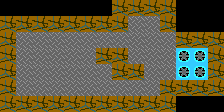

The image is a tile-based game level rendered from a .tmx file. Its description and complete source (layers, tilesets, objects, tile grids) follow:
An orthogonal 14x7 tile map with 16x16 px tiles, 1 tile layer (tiles), 2 tilesets and 5 objects.

<map version="1.10" tiledversion="1.10.2" orientation="orthogonal" renderorder="right-down" width="14" height="7" tilewidth="16" tileheight="16" infinite="0" nextlayerid="3" nextobjectid="8">
 <tileset firstgid="1" source="../../../../tools/soko/templateTiledProject/tilesheet.tsx" />
 <tileset firstgid="65" source="../../../../tools/soko/templateTiledProject/soko_entities.tsx" />
 <layer id="1" name="tiles" width="14" height="7">
  <data encoding="csv">
0,0,0,0,0,0,0,1,1,1,1,0,0,0,
1,1,1,1,1,1,1,1,2,2,1,0,0,0,
1,2,2,2,2,2,2,2,2,2,2,1,1,1,
1,2,2,2,2,2,1,1,2,2,2,3,3,1,
1,2,2,2,2,2,2,1,1,2,2,3,3,1,
1,2,2,2,2,2,2,2,2,2,1,1,1,1,
1,1,1,1,1,1,1,1,1,1,1,0,0,0
</data>
 </layer>
 <objectgroup id="2" name="entities">
  <object id="3" gid="66" x="32" y="80" width="16" height="16" />
  <object id="4" gid="66" x="48" y="64" width="16" height="16" />
  <object id="5" gid="66" x="64" y="64" width="16" height="16" />
  <object id="6" gid="66" x="48" y="80" width="16" height="16" />
  <object id="7" gid="65" x="32" y="64" width="16" height="16">
   <properties>
    <property name="gamemode" value="SOKO_CLASSIC" />
   </properties>
  </object>
 </objectgroup>
</map>
